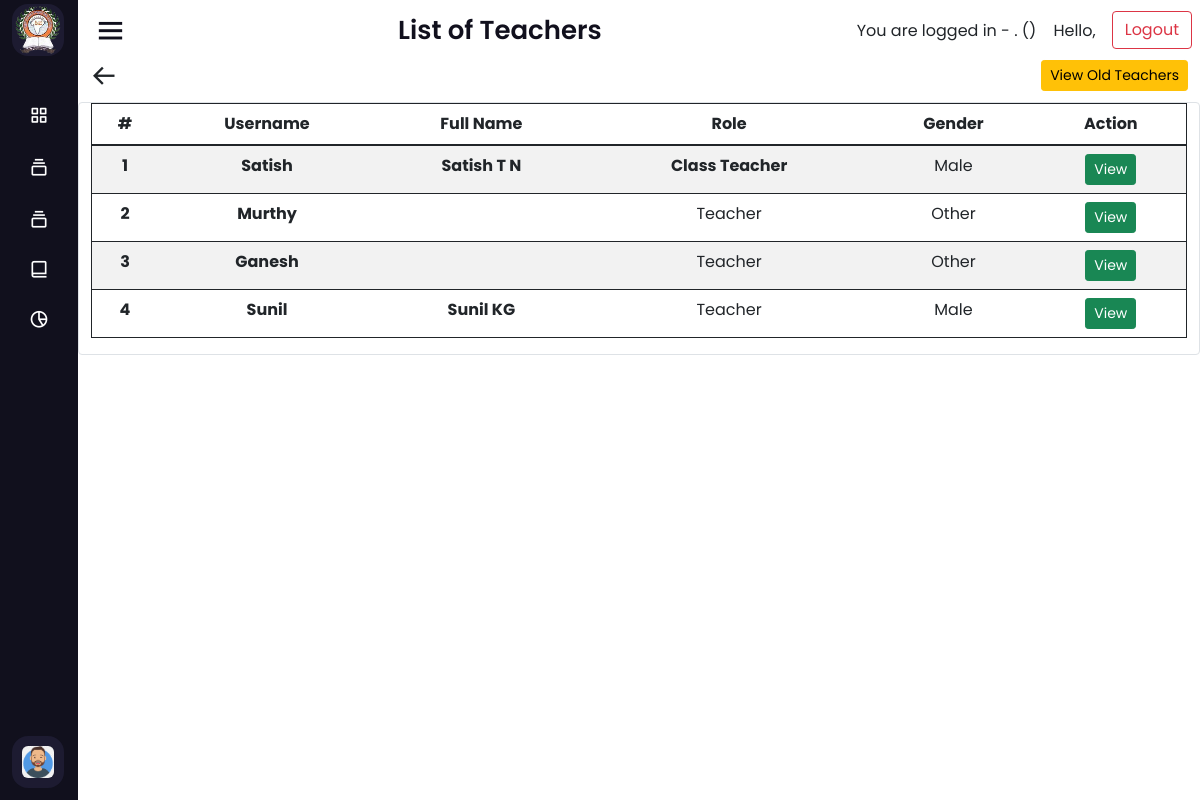
/teachers (signed in), run on the app's committed database.
### accounts/models.py (models this page shows, shortened)
class Teacher(models.Model):
    user_id = models.OneToOneField(CustomUser,primary_key=True,on_delete=models.CASCADE)
    full_name = models.CharField(max_length=255, blank=True)
    date_of_birth = models.DateField(auto_now=False, auto_now_add=False, blank=True, null=True)
    gender = models.IntegerField(choices = gender_choices, blank=True, null=True)
    email_id = models.EmailField(max_length=255, blank=True, null=True)
    phone_number = models.CharField(max_length=255, blank=True, null=True)
    blood_group = models.CharField(max_length=10, choices = blood_choices, null=True, blank=True)
    aadhaar_number = models.CharField(max_length=255, blank=True, null=True)
    present_address = models.TextField(blank=True, null=True)
    permanent_address = models.TextField(blank=True, null=True)
    profile_pic = models.ImageField(upload_to=None, height_field=None, width_field=None, max_length=None,blank=True, null=True)
    started_date = models.DateField(auto_now=False, auto_now_add=False, blank=True, null=True)
    end_date = models.DateField(auto_now=False, auto_now_add=False, null=True, blank=True)
    handling_subjects = models.CharField(max_length=255, blank=True, null=True)
    created_at = models.DateTimeField(auto_now=True)
    updated_at = models.DateTimeField(auto_now_add=True)
    REQUIRED_FIELDS = ['user_id']

class CustomUser(AbstractUser):
    email = None
    first_name = None
    last_name = None
    role = models.PositiveIntegerField(choices = role_choices, null=True)
    is_classTeacher = models.BooleanField(default=False)
    USERNAME_FIELD = 'username'
    REQUIRED_FIELDS = []
    objects = CustomUserManager()

### accounts/views.py (the view)
# urls.py: path('teachers', views.Teachers.as_view(), name="teachers"),
class Teachers(ListView):
    model = Teacher
    template_name = 'accounts/teachers.html'
    def get_context_data(self, **kwargs):
        context = super().get_context_data(**kwargs)
        context['teachers'] = self.get_queryset()
        return context
    def get_queryset(self, *args, **kwargs):
        teachers = Teacher.objects.filter(end_date=None)
        return teachers

### templates/accounts/teachers.html (shortened to what this page needs)
{% extends 'home/dashboard.html' %}
{% load static %}
{% load bootstrap %}
{% block pageHeader %}
List of Teachers
{% endblock %}
{% block dashboard %}
<div class="container">
    <div class="row">
        <div class="col ">
            <a href="{{request.META.HTTP_REFERER|escape}}"
                class='h3 bx bx-arrow-back text-decoration-none text-dark'></a>
        </div>
        <div class="col text-end">
            <a href="{% url 'oldTeachers' %}" class="btn btn-warning btn-sm">View Old Teachers</a>
        </div>
    </div>
</div>
<div class="container table-responsive table-responsive-md table-responsive-lg table-responsive-x border rounded">
    <table id="myTable" class="table table-hover table-striped border border-dark rounded text-center caption-top ">
        <thead>
            <tr>
                <th scope="col">#</th>
                <th scope="col">Username</th>
                <th scope="col">Full Name</th>
                <th scope="col">Role</th>
                <th scope="col">Gender</th>
                <th scope="col">Action</th>
            </tr>
        </thead>
        <tbody>
            {% for t in teachers %}
            <tr class="mx-auto">
                <th scope="row">{{ forloop.counter }}</th>
                <td class="fw-bold">{{t.user_id|capfirst}}<br></td>
                <td class="fw-bold">{{t.full_name|capfirst}}<br></td>
                <td>
                    {% if t.user_id.is_classTeacher %}
                    <b>Class Teacher</b>
                    {% else %}
                    Teacher
                    {% endif %}
                </td>
                <td>
                    {% if t.gender == 1 %}
                    Male
                    {% elif t.gender == 2 %}
                    Female
                    {% else %}
                    Other
                    {% endif %}
                </td>
                <td><a href="{% url 'teacherProfileView' pk=t.user_id %}" class="btn btn-sm btn-success">View</a>
            </tr>
            {% endfor %}
        </tbody>
    </table>
</div>
{% endblock %}

### static/dashboard/css.css (style rules this page uses)
* { margin: 0; padding: 0; box-sizing: border-box; font-family: 'Poppins', sans-serif; }

### data on the page
Teacher: user_id "Satish", full_name "Satish T N", shows "Class Teacher", gender "Male"
Teacher: user_id "Murthy", shows "Teacher", shows "Other"
Teacher: user_id "Ganesh", shows "Teacher", shows "Other"
Teacher: user_id "Sunil", full_name "Sunil KG", shows "Teacher", gender "Male"
